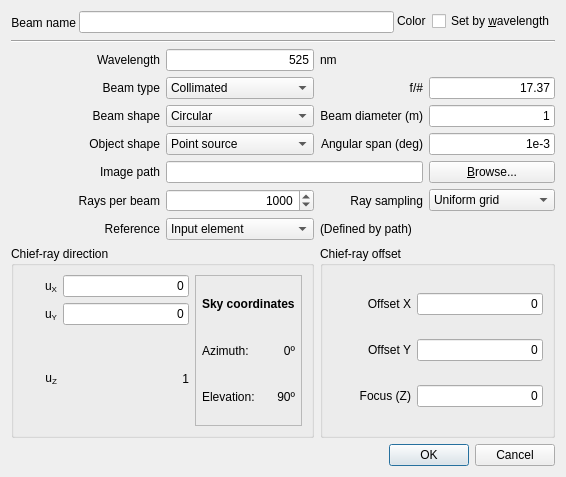
<?xml version="1.0" encoding="UTF-8"?>
<ui version="4.0">
 <class>BeamPropertiesDialog</class>
 <widget class="QDialog" name="BeamPropertiesDialog">
  <property name="geometry">
   <rect>
    <x>0</x>
    <y>0</y>
    <width>566</width>
    <height>477</height>
   </rect>
  </property>
  <property name="windowTitle">
   <string>Beam properties</string>
  </property>
  <property name="modal">
   <bool>true</bool>
  </property>
  <layout class="QGridLayout" name="gridLayout_4">
   <item row="10" column="2" colspan="3">
    <widget class="QGroupBox" name="groupBox_2">
     <property name="title">
      <string>Chief-ray offset</string>
     </property>
     <layout class="QGridLayout" name="gridLayout_3">
      <item row="0" column="0">
       <widget class="QLabel" name="label_14">
        <property name="text">
         <string>Offset X</string>
        </property>
        <property name="alignment">
         <set>Qt::AlignRight|Qt::AlignTrailing|Qt::AlignVCenter</set>
        </property>
       </widget>
      </item>
      <item row="0" column="1">
       <widget class="QLineEdit" name="offsetXEdit">
        <property name="sizePolicy">
         <sizepolicy hsizetype="Fixed" vsizetype="Fixed">
          <horstretch>0</horstretch>
          <verstretch>0</verstretch>
         </sizepolicy>
        </property>
        <property name="minimumSize">
         <size>
          <width>126</width>
          <height>0</height>
         </size>
        </property>
        <property name="text">
         <string>0</string>
        </property>
        <property name="alignment">
         <set>Qt::AlignRight|Qt::AlignTrailing|Qt::AlignVCenter</set>
        </property>
       </widget>
      </item>
      <item row="1" column="0">
       <widget class="QLabel" name="label_15">
        <property name="text">
         <string>Offset Y</string>
        </property>
        <property name="alignment">
         <set>Qt::AlignRight|Qt::AlignTrailing|Qt::AlignVCenter</set>
        </property>
       </widget>
      </item>
      <item row="1" column="1">
       <widget class="QLineEdit" name="offsetYEdit">
        <property name="sizePolicy">
         <sizepolicy hsizetype="Fixed" vsizetype="Fixed">
          <horstretch>0</horstretch>
          <verstretch>0</verstretch>
         </sizepolicy>
        </property>
        <property name="minimumSize">
         <size>
          <width>126</width>
          <height>0</height>
         </size>
        </property>
        <property name="text">
         <string>0</string>
        </property>
        <property name="alignment">
         <set>Qt::AlignRight|Qt::AlignTrailing|Qt::AlignVCenter</set>
        </property>
       </widget>
      </item>
      <item row="2" column="0">
       <widget class="QLabel" name="label_17">
        <property name="text">
         <string>Focus (Z)</string>
        </property>
        <property name="alignment">
         <set>Qt::AlignRight|Qt::AlignTrailing|Qt::AlignVCenter</set>
        </property>
       </widget>
      </item>
      <item row="2" column="1">
       <widget class="QLineEdit" name="offsetZEdit">
        <property name="sizePolicy">
         <sizepolicy hsizetype="Fixed" vsizetype="Fixed">
          <horstretch>0</horstretch>
          <verstretch>0</verstretch>
         </sizepolicy>
        </property>
        <property name="minimumSize">
         <size>
          <width>126</width>
          <height>0</height>
         </size>
        </property>
        <property name="text">
         <string>0</string>
        </property>
        <property name="alignment">
         <set>Qt::AlignRight|Qt::AlignTrailing|Qt::AlignVCenter</set>
        </property>
       </widget>
      </item>
     </layout>
    </widget>
   </item>
   <item row="13" column="0" colspan="5">
    <widget class="QDialogButtonBox" name="buttonBox">
     <property name="orientation">
      <enum>Qt::Horizontal</enum>
     </property>
     <property name="standardButtons">
      <set>QDialogButtonBox::Cancel|QDialogButtonBox::Ok</set>
     </property>
    </widget>
   </item>
   <item row="3" column="2">
    <widget class="QLabel" name="fNumLabel">
     <property name="text">
      <string>f/#</string>
     </property>
     <property name="alignment">
      <set>Qt::AlignRight|Qt::AlignTrailing|Qt::AlignVCenter</set>
     </property>
    </widget>
   </item>
   <item row="9" column="1">
    <widget class="QComboBox" name="originCombo">
     <item>
      <property name="text">
       <string>Input element</string>
      </property>
     </item>
     <item>
      <property name="text">
       <string>Aperture element</string>
      </property>
     </item>
     <item>
      <property name="text">
       <string>Reference frame</string>
      </property>
     </item>
    </widget>
   </item>
   <item row="7" column="1">
    <widget class="QSpinBox" name="rayNumberSpin">
     <property name="alignment">
      <set>Qt::AlignRight|Qt::AlignTrailing|Qt::AlignVCenter</set>
     </property>
     <property name="minimum">
      <number>1</number>
     </property>
     <property name="maximum">
      <number>2000000000</number>
     </property>
     <property name="value">
      <number>1000</number>
     </property>
    </widget>
   </item>
   <item row="3" column="3" colspan="2">
    <widget class="QLineEdit" name="fNumEdit">
     <property name="sizePolicy">
      <sizepolicy hsizetype="Preferred" vsizetype="Fixed">
       <horstretch>0</horstretch>
       <verstretch>0</verstretch>
      </sizepolicy>
     </property>
     <property name="minimumSize">
      <size>
       <width>126</width>
       <height>0</height>
      </size>
     </property>
     <property name="text">
      <string>17.37</string>
     </property>
     <property name="alignment">
      <set>Qt::AlignRight|Qt::AlignTrailing|Qt::AlignVCenter</set>
     </property>
    </widget>
   </item>
   <item row="5" column="3" colspan="2">
    <widget class="QLineEdit" name="angleSpanEdit">
     <property name="sizePolicy">
      <sizepolicy hsizetype="Preferred" vsizetype="Fixed">
       <horstretch>0</horstretch>
       <verstretch>0</verstretch>
      </sizepolicy>
     </property>
     <property name="minimumSize">
      <size>
       <width>126</width>
       <height>0</height>
      </size>
     </property>
     <property name="text">
      <string>1e-3</string>
     </property>
     <property name="alignment">
      <set>Qt::AlignRight|Qt::AlignTrailing|Qt::AlignVCenter</set>
     </property>
    </widget>
   </item>
   <item row="4" column="3" colspan="2">
    <widget class="QLineEdit" name="diamEdit">
     <property name="sizePolicy">
      <sizepolicy hsizetype="Preferred" vsizetype="Fixed">
       <horstretch>0</horstretch>
       <verstretch>0</verstretch>
      </sizepolicy>
     </property>
     <property name="minimumSize">
      <size>
       <width>126</width>
       <height>0</height>
      </size>
     </property>
     <property name="text">
      <string>1</string>
     </property>
     <property name="alignment">
      <set>Qt::AlignRight|Qt::AlignTrailing|Qt::AlignVCenter</set>
     </property>
    </widget>
   </item>
   <item row="3" column="1">
    <widget class="QComboBox" name="beamTypeCombo">
     <item>
      <property name="text">
       <string>Collimated</string>
      </property>
     </item>
     <item>
      <property name="text">
       <string>Converging</string>
      </property>
     </item>
     <item>
      <property name="text">
       <string>Diverging</string>
      </property>
     </item>
    </widget>
   </item>
   <item row="7" column="2">
    <widget class="QLabel" name="label_16">
     <property name="text">
      <string>Ray sampling</string>
     </property>
     <property name="alignment">
      <set>Qt::AlignRight|Qt::AlignTrailing|Qt::AlignVCenter</set>
     </property>
    </widget>
   </item>
   <item row="7" column="0">
    <widget class="QLabel" name="label_10">
     <property name="text">
      <string>Rays per beam</string>
     </property>
     <property name="alignment">
      <set>Qt::AlignRight|Qt::AlignTrailing|Qt::AlignVCenter</set>
     </property>
    </widget>
   </item>
   <item row="10" column="0" colspan="2">
    <widget class="QGroupBox" name="groupBox">
     <property name="title">
      <string>Chief-ray direction</string>
     </property>
     <layout class="QGridLayout" name="gridLayout_2">
      <item row="1" column="1">
       <widget class="QLineEdit" name="uYEdit">
        <property name="sizePolicy">
         <sizepolicy hsizetype="Fixed" vsizetype="Fixed">
          <horstretch>0</horstretch>
          <verstretch>0</verstretch>
         </sizepolicy>
        </property>
        <property name="minimumSize">
         <size>
          <width>126</width>
          <height>0</height>
         </size>
        </property>
        <property name="text">
         <string>0</string>
        </property>
        <property name="alignment">
         <set>Qt::AlignRight|Qt::AlignTrailing|Qt::AlignVCenter</set>
        </property>
       </widget>
      </item>
      <item row="2" column="1">
       <widget class="QLabel" name="uZLabel">
        <property name="text">
         <string>1</string>
        </property>
        <property name="alignment">
         <set>Qt::AlignRight|Qt::AlignTrailing|Qt::AlignVCenter</set>
        </property>
       </widget>
      </item>
      <item row="1" column="0">
       <widget class="QLabel" name="label_8">
        <property name="text">
         <string>&lt;html&gt;&lt;head/&gt;&lt;body&gt;&lt;p&gt;u&lt;span style=&quot; vertical-align:sub;&quot;&gt;Y&lt;/span&gt;&lt;/p&gt;&lt;/body&gt;&lt;/html&gt;</string>
        </property>
        <property name="alignment">
         <set>Qt::AlignRight|Qt::AlignTrailing|Qt::AlignVCenter</set>
        </property>
       </widget>
      </item>
      <item row="0" column="0">
       <widget class="QLabel" name="label_7">
        <property name="text">
         <string>&lt;html&gt;&lt;head/&gt;&lt;body&gt;&lt;p&gt;u&lt;span style=&quot; vertical-align:sub;&quot;&gt;X&lt;/span&gt;&lt;/p&gt;&lt;/body&gt;&lt;/html&gt;</string>
        </property>
        <property name="alignment">
         <set>Qt::AlignRight|Qt::AlignTrailing|Qt::AlignVCenter</set>
        </property>
       </widget>
      </item>
      <item row="0" column="1">
       <widget class="QLineEdit" name="uXEdit">
        <property name="sizePolicy">
         <sizepolicy hsizetype="Fixed" vsizetype="Fixed">
          <horstretch>0</horstretch>
          <verstretch>0</verstretch>
         </sizepolicy>
        </property>
        <property name="minimumSize">
         <size>
          <width>126</width>
          <height>0</height>
         </size>
        </property>
        <property name="text">
         <string>0</string>
        </property>
        <property name="alignment">
         <set>Qt::AlignRight|Qt::AlignTrailing|Qt::AlignVCenter</set>
        </property>
       </widget>
      </item>
      <item row="2" column="0">
       <widget class="QLabel" name="label_11">
        <property name="text">
         <string>&lt;html&gt;&lt;head/&gt;&lt;body&gt;&lt;p&gt;u&lt;span style=&quot; vertical-align:sub;&quot;&gt;Z&lt;/span&gt;&lt;/p&gt;&lt;/body&gt;&lt;/html&gt;</string>
        </property>
        <property name="alignment">
         <set>Qt::AlignRight|Qt::AlignTrailing|Qt::AlignVCenter</set>
        </property>
       </widget>
      </item>
      <item row="0" column="2" rowspan="3">
       <widget class="QFrame" name="frame">
        <property name="frameShape">
         <enum>QFrame::StyledPanel</enum>
        </property>
        <layout class="QGridLayout" name="gridLayout_8">
         <property name="leftMargin">
          <number>6</number>
         </property>
         <property name="topMargin">
          <number>6</number>
         </property>
         <property name="rightMargin">
          <number>6</number>
         </property>
         <property name="bottomMargin">
          <number>6</number>
         </property>
         <property name="spacing">
          <number>3</number>
         </property>
         <item row="1" column="0">
          <widget class="QLabel" name="label_5">
           <property name="text">
            <string>Azimuth:</string>
           </property>
          </widget>
         </item>
         <item row="2" column="0">
          <widget class="QLabel" name="label_13">
           <property name="text">
            <string>Elevation:</string>
           </property>
          </widget>
         </item>
         <item row="2" column="1">
          <widget class="QLabel" name="elLabel">
           <property name="text">
            <string>90º</string>
           </property>
           <property name="alignment">
            <set>Qt::AlignRight|Qt::AlignTrailing|Qt::AlignVCenter</set>
           </property>
          </widget>
         </item>
         <item row="1" column="1">
          <widget class="QLabel" name="azLabel">
           <property name="text">
            <string>0º</string>
           </property>
           <property name="alignment">
            <set>Qt::AlignRight|Qt::AlignTrailing|Qt::AlignVCenter</set>
           </property>
          </widget>
         </item>
         <item row="0" column="0" colspan="2">
          <widget class="QLabel" name="label_3">
           <property name="font">
            <font>
             <bold>true</bold>
            </font>
           </property>
           <property name="text">
            <string>Sky coordinates</string>
           </property>
          </widget>
         </item>
        </layout>
       </widget>
      </item>
     </layout>
    </widget>
   </item>
   <item row="2" column="1">
    <widget class="QLineEdit" name="wlEdit">
     <property name="text">
      <string>525</string>
     </property>
     <property name="alignment">
      <set>Qt::AlignRight|Qt::AlignTrailing|Qt::AlignVCenter</set>
     </property>
    </widget>
   </item>
   <item row="5" column="0">
    <widget class="QLabel" name="label">
     <property name="text">
      <string>Object shape</string>
     </property>
     <property name="alignment">
      <set>Qt::AlignRight|Qt::AlignTrailing|Qt::AlignVCenter</set>
     </property>
    </widget>
   </item>
   <item row="5" column="2">
    <widget class="QLabel" name="label_9">
     <property name="text">
      <string>Angular span (deg)</string>
     </property>
     <property name="alignment">
      <set>Qt::AlignRight|Qt::AlignTrailing|Qt::AlignVCenter</set>
     </property>
    </widget>
   </item>
   <item row="3" column="0">
    <widget class="QLabel" name="label_4">
     <property name="text">
      <string>Beam type</string>
     </property>
     <property name="alignment">
      <set>Qt::AlignRight|Qt::AlignTrailing|Qt::AlignVCenter</set>
     </property>
    </widget>
   </item>
   <item row="4" column="2">
    <widget class="QLabel" name="label_6">
     <property name="text">
      <string>Beam diameter (m)</string>
     </property>
     <property name="alignment">
      <set>Qt::AlignRight|Qt::AlignTrailing|Qt::AlignVCenter</set>
     </property>
    </widget>
   </item>
   <item row="4" column="0">
    <widget class="QLabel" name="BeamShapeLabel">
     <property name="text">
      <string>Beam shape</string>
     </property>
     <property name="alignment">
      <set>Qt::AlignRight|Qt::AlignTrailing|Qt::AlignVCenter</set>
     </property>
    </widget>
   </item>
   <item row="0" column="0" colspan="5">
    <widget class="QWidget" name="widget_2" native="true">
     <property name="sizePolicy">
      <sizepolicy hsizetype="Preferred" vsizetype="Fixed">
       <horstretch>0</horstretch>
       <verstretch>0</verstretch>
      </sizepolicy>
     </property>
     <layout class="QGridLayout" name="gridLayout_9">
      <property name="leftMargin">
       <number>0</number>
      </property>
      <property name="topMargin">
       <number>0</number>
      </property>
      <property name="rightMargin">
       <number>0</number>
      </property>
      <property name="bottomMargin">
       <number>0</number>
      </property>
      <property name="spacing">
       <number>3</number>
      </property>
      <item row="0" column="3">
       <widget class="QFrame" name="colorPlaceHolder"/>
      </item>
      <item row="0" column="1" rowspan="2">
       <widget class="QLineEdit" name="beamNameEdit"/>
      </item>
      <item row="0" column="4">
       <widget class="QCheckBox" name="wavelengthColorButton">
        <property name="text">
         <string>Set by &amp;wavelength</string>
        </property>
        <property name="checkable">
         <bool>true</bool>
        </property>
       </widget>
      </item>
      <item row="0" column="0" rowspan="2">
       <widget class="QLabel" name="label_18">
        <property name="text">
         <string>Beam name</string>
        </property>
        <property name="alignment">
         <set>Qt::AlignRight|Qt::AlignTrailing|Qt::AlignVCenter</set>
        </property>
       </widget>
      </item>
      <item row="0" column="2">
       <widget class="QLabel" name="label_20">
        <property name="text">
         <string>Color</string>
        </property>
       </widget>
      </item>
     </layout>
    </widget>
   </item>
   <item row="9" column="0">
    <widget class="QLabel" name="label_2">
     <property name="sizePolicy">
      <sizepolicy hsizetype="Expanding" vsizetype="Preferred">
       <horstretch>0</horstretch>
       <verstretch>0</verstretch>
      </sizepolicy>
     </property>
     <property name="text">
      <string>Reference</string>
     </property>
     <property name="alignment">
      <set>Qt::AlignRight|Qt::AlignTrailing|Qt::AlignVCenter</set>
     </property>
    </widget>
   </item>
   <item row="9" column="2" colspan="3">
    <widget class="QWidget" name="widget" native="true">
     <property name="sizePolicy">
      <sizepolicy hsizetype="Preferred" vsizetype="Fixed">
       <horstretch>0</horstretch>
       <verstretch>0</verstretch>
      </sizepolicy>
     </property>
     <layout class="QGridLayout" name="gridLayout">
      <property name="leftMargin">
       <number>0</number>
      </property>
      <property name="topMargin">
       <number>0</number>
      </property>
      <property name="rightMargin">
       <number>0</number>
      </property>
      <property name="bottomMargin">
       <number>0</number>
      </property>
      <property name="spacing">
       <number>3</number>
      </property>
      <item row="1" column="4">
       <widget class="QStackedWidget" name="refPlaneStack">
        <property name="sizePolicy">
         <sizepolicy hsizetype="Preferred" vsizetype="Fixed">
          <horstretch>0</horstretch>
          <verstretch>0</verstretch>
         </sizepolicy>
        </property>
        <property name="currentIndex">
         <number>0</number>
        </property>
        <widget class="QWidget" name="inputElementPage">
         <layout class="QGridLayout" name="gridLayout_5">
          <property name="leftMargin">
           <number>0</number>
          </property>
          <property name="topMargin">
           <number>0</number>
          </property>
          <property name="rightMargin">
           <number>0</number>
          </property>
          <property name="bottomMargin">
           <number>0</number>
          </property>
          <property name="spacing">
           <number>0</number>
          </property>
          <item row="0" column="0">
           <widget class="QLabel" name="label_21">
            <property name="enabled">
             <bool>true</bool>
            </property>
            <property name="text">
             <string>(Defined by path)</string>
            </property>
            <property name="alignment">
             <set>Qt::AlignLeading|Qt::AlignLeft|Qt::AlignVCenter</set>
            </property>
           </widget>
          </item>
         </layout>
        </widget>
        <widget class="QWidget" name="focalPlanePage">
         <layout class="QGridLayout" name="gridLayout_6">
          <property name="leftMargin">
           <number>0</number>
          </property>
          <property name="topMargin">
           <number>0</number>
          </property>
          <property name="rightMargin">
           <number>0</number>
          </property>
          <property name="bottomMargin">
           <number>0</number>
          </property>
          <item row="0" column="0">
           <widget class="QComboBox" name="focalPlaneCombo">
            <property name="sizePolicy">
             <sizepolicy hsizetype="Expanding" vsizetype="Fixed">
              <horstretch>0</horstretch>
              <verstretch>0</verstretch>
             </sizepolicy>
            </property>
           </widget>
          </item>
         </layout>
        </widget>
        <widget class="QWidget" name="aperturePage">
         <layout class="QGridLayout" name="gridLayout_7">
          <property name="leftMargin">
           <number>0</number>
          </property>
          <property name="topMargin">
           <number>0</number>
          </property>
          <property name="rightMargin">
           <number>0</number>
          </property>
          <property name="bottomMargin">
           <number>0</number>
          </property>
          <property name="spacing">
           <number>0</number>
          </property>
          <item row="0" column="0">
           <widget class="QComboBox" name="apertureCombo">
            <property name="sizePolicy">
             <sizepolicy hsizetype="Expanding" vsizetype="Fixed">
              <horstretch>0</horstretch>
              <verstretch>0</verstretch>
             </sizepolicy>
            </property>
           </widget>
          </item>
         </layout>
        </widget>
       </widget>
      </item>
     </layout>
    </widget>
   </item>
   <item row="4" column="1">
    <widget class="QComboBox" name="beamShapeCombo">
     <item>
      <property name="text">
       <string>Circular</string>
      </property>
     </item>
     <item>
      <property name="text">
       <string>Ring</string>
      </property>
     </item>
    </widget>
   </item>
   <item row="2" column="0">
    <widget class="QLabel" name="label_12">
     <property name="text">
      <string>Wavelength</string>
     </property>
     <property name="alignment">
      <set>Qt::AlignRight|Qt::AlignTrailing|Qt::AlignVCenter</set>
     </property>
    </widget>
   </item>
   <item row="6" column="0">
    <widget class="QLabel" name="pathLabel">
     <property name="text">
      <string>Image path</string>
     </property>
     <property name="alignment">
      <set>Qt::AlignRight|Qt::AlignTrailing|Qt::AlignVCenter</set>
     </property>
    </widget>
   </item>
   <item row="5" column="1">
    <widget class="QComboBox" name="objectShapeCombo">
     <item>
      <property name="text">
       <string>Point source</string>
      </property>
     </item>
     <item>
      <property name="text">
       <string>Circle source</string>
      </property>
     </item>
      <item>
      <property name="text">
       <string>Ring source</string>
      </property>
     </item>
     <item>
      <property name="text">
       <string>Radiance map</string>
      </property>
     </item>
    </widget>
   </item>
   <item row="7" column="3" colspan="2">
    <widget class="QComboBox" name="beamSamplingCombo">
     <item>
      <property name="text">
       <string>Uniform grid</string>
      </property>
     </item>
     <item>
      <property name="text">
       <string>Random</string>
      </property>
     </item>
    </widget>
   </item>
   <item row="1" column="0" colspan="5">
    <widget class="Line" name="line">
     <property name="orientation">
      <enum>Qt::Horizontal</enum>
     </property>
    </widget>
   </item>
   <item row="2" column="2">
    <widget class="QLabel" name="label_22">
     <property name="text">
      <string>nm</string>
     </property>
    </widget>
   </item>
   <item row="6" column="3" colspan="2">
    <widget class="QPushButton" name="browseButton">
     <property name="text">
      <string>&amp;Browse...</string>
     </property>
    </widget>
   </item>
   <item row="6" column="1" colspan="2">
    <widget class="QLineEdit" name="pathEdit">
     <property name="readOnly">
      <bool>true</bool>
     </property>
    </widget>
   </item>
  </layout>
 </widget>
 <resources/>
 <connections>
  <connection>
   <sender>buttonBox</sender>
   <signal>accepted()</signal>
   <receiver>BeamPropertiesDialog</receiver>
   <slot>accept()</slot>
   <hints>
    <hint type="sourcelabel">
     <x>248</x>
     <y>254</y>
    </hint>
    <hint type="destinationlabel">
     <x>157</x>
     <y>274</y>
    </hint>
   </hints>
  </connection>
  <connection>
   <sender>buttonBox</sender>
   <signal>rejected()</signal>
   <receiver>BeamPropertiesDialog</receiver>
   <slot>reject()</slot>
   <hints>
    <hint type="sourcelabel">
     <x>316</x>
     <y>260</y>
    </hint>
    <hint type="destinationlabel">
     <x>286</x>
     <y>274</y>
    </hint>
   </hints>
  </connection>
 </connections>
</ui>
